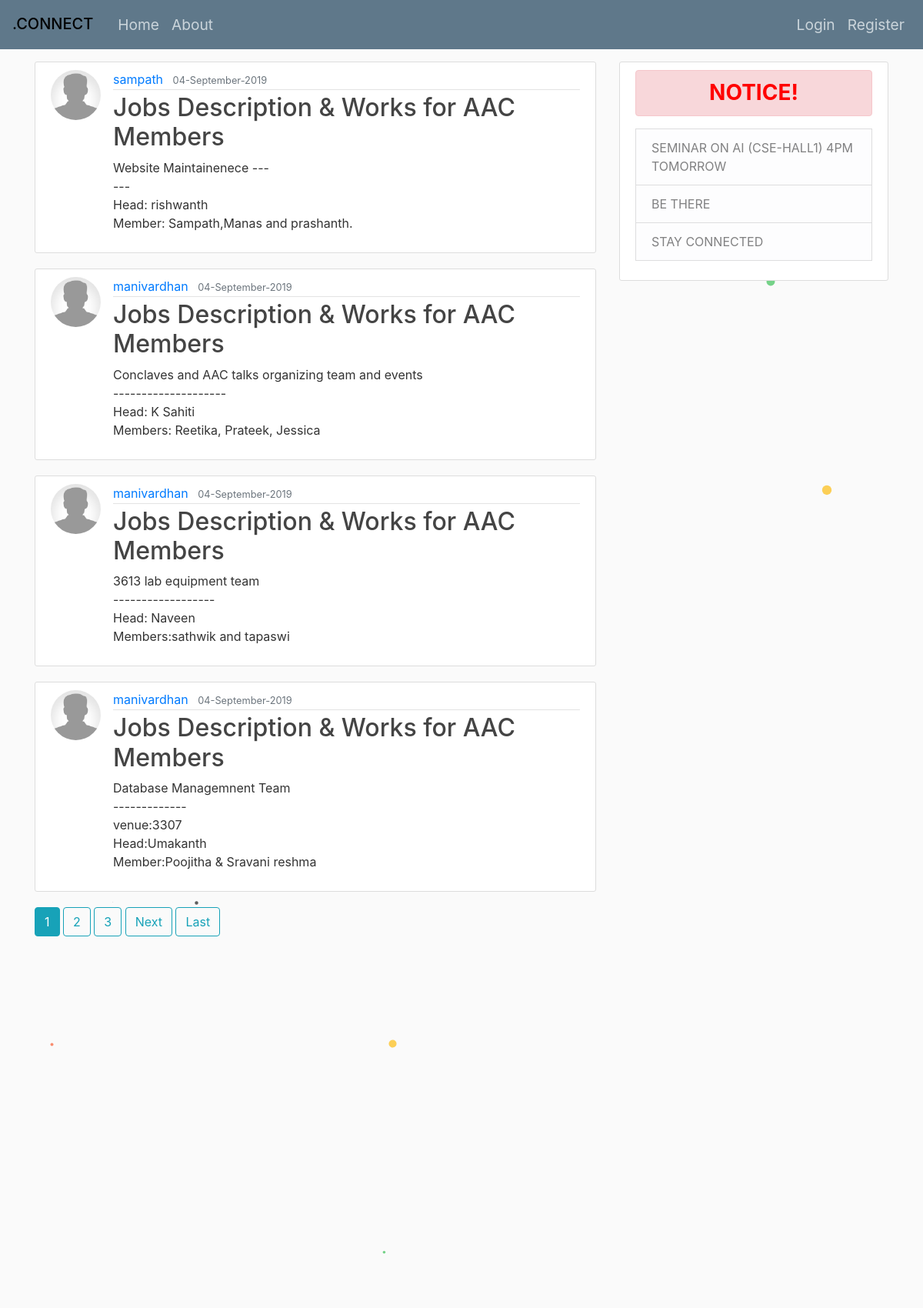
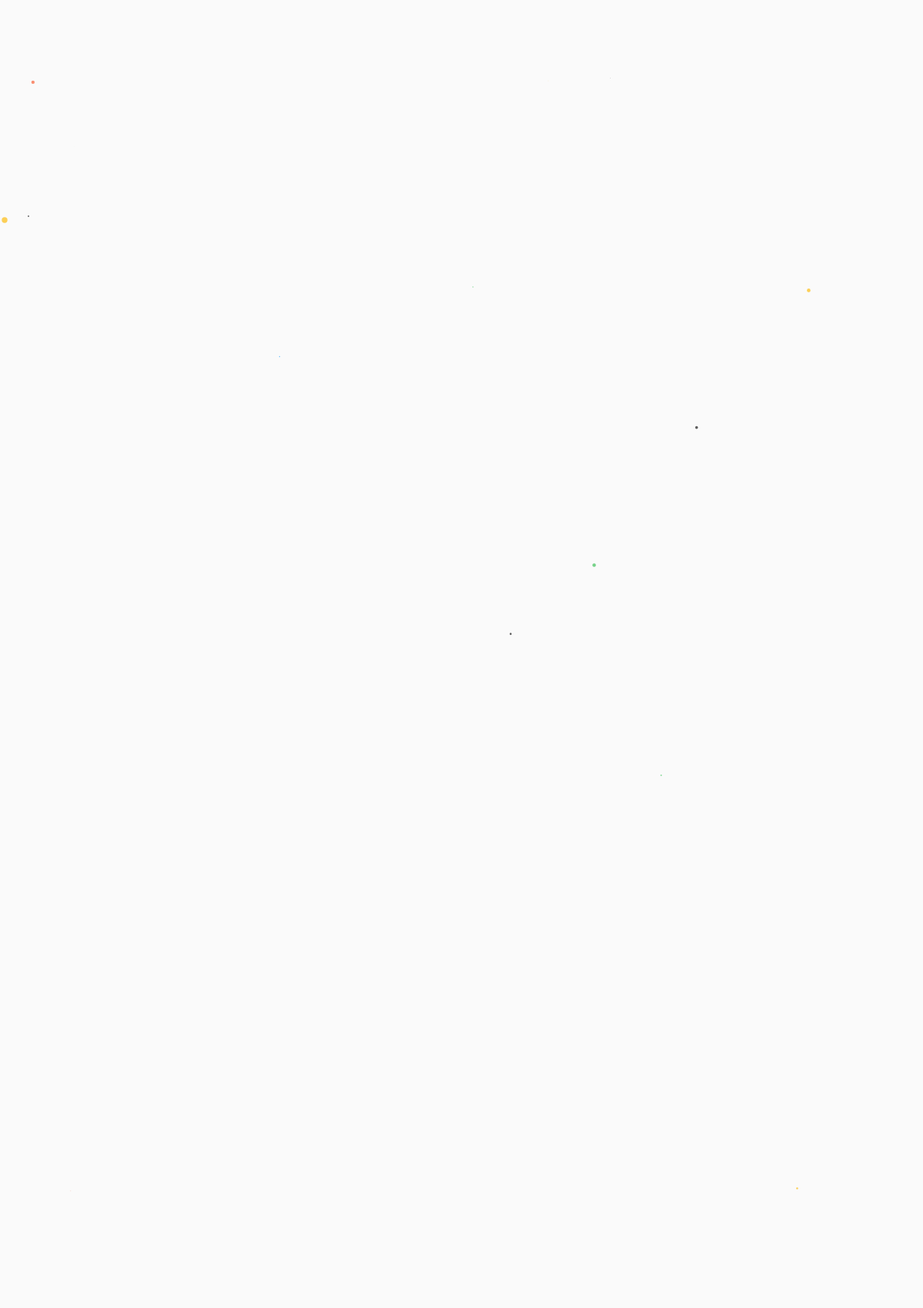
The page / (upper part) on the database its author committed (2 pictures, top to bottom).
### blog/models.py (models this page shows, shortened)
class Post(models.Model):
	title = models.CharField(max_length=100)
	content = models.TextField()
	date_posted = models.DateTimeField(default=timezone.now)
	author = models.ForeignKey(User,on_delete=models.CASCADE)

### users/models.py (models this page shows, shortened)
class Profile(models.Model):
	user = models.OneToOneField(User,on_delete=models.CASCADE)
	image = models.ImageField(default='default.jpg',upload_to='profile_pics')

### blog/views.py (the view)
# urls.py: path('', PostListView.as_view(),name='blog-home'),
class PostListView(ListView):
	model = Post
	template_name = 'blog/home.html'
	context_object_name = 'posts'
	ordering = ['-date_posted']
	paginate_by = 4

### blog/templates/blog/home.html (shortened to what this page needs)
{% extends "blog/base.html" %}
{% block content %}
	{% for post in posts %}
		<article class="media content-section">
			<img class="rounded-circle article-img" src="{{ post.author.profile.image.url }}">
			<div class="media-body">
			    <div class="article-metadata">
			      <a class="mr-2" href="{% url 'user-posts' post.author.username %}">{{ post.author }}</a>
			      <small class="text-muted">{{ post.date_posted|date:"d-F-Y"}}</small>
			    </div>
		    	<h2><a class="article-title" href="{% url 'post-detail' post.id %}">{{ post.title }}</a></h2>
		    	<p class="article-content">{{ post.content }}</p>
			</div>
		</article>
	{% endfor %}
	{% if is_paginated %}
		{% for num in page_obj.paginator.page_range %}
			{% if page_obj.number == num %}
				<a class="btn btn-info mb-4" href="?page={{ num }}">{{ num }}</a>
			{% elif num > page_obj.number|add:'-3' and num < page_obj.number|add:'3' %}
				<a class="btn btn-outline-info mb-4" href="?page={{ num }}">{{ num }}</a>
			{% endif %}
		{% endfor %}
		{% if page_obj.has_next %}
			<a class="btn btn-outline-info mb-4" href="?page={{ page_obj.next_page_number }}">Next</a>
			<a class="btn btn-outline-info mb-4" href="?page={{ page_obj.paginator.num_pages }}">Last</a>
		{% endif %}
	{% endif %}
{% endblock content %}

### blog/templates/blog/base.html (shortened to what this page needs)
{% load static %}
<!DOCTYPE html>
<html>
<head>
    <link rel="stylesheet" href="https://stackpath.bootstrapcdn.com/bootstrap/4.3.1/css/bootstrap.min.css">
    <link rel="stylesheet" type="text/css" href="{% static 'blog/main.css' %}">
</head>
<body>
	<header class="site-header">
	  <nav class="navbar navbar-expand-md bg-steel fixed-top">
	      <h2><a style="color:black" class="navbar-brand mr-4" href="{% url 'blog-home' %}">.CONNECT</a></h2>
	      <div class="collapse navbar-collapse" id="navbarToggle">
	        <div class="navbar-nav mr-auto">
	          <a class="nav-item nav-link" style="font-size: 120%" href="{% url 'blog-home' %}">Home</a>
	          <a class="nav-item nav-link" style="font-size: 120%" href="{% url 'blog-about' %}">About</a>
	        </div>
	        <div class="navbar-nav">
	        	{% if user.is_authenticated %}
	        		<a class="nav-item nav-link" style="font-size: 120%" href="{% url 'post-create' %}">New Post</a>
	          		<a class="nav-item nav-link" style="font-size: 120%" href="{% url 'profile' %}">Profile</a>
	          		<a class="nav-item nav-link" style="font-size: 120%" href="{% url 'logout' %}">Logout</a>
		        {% else %}
		          	<a class="nav-item nav-link" style="font-size: 120%" href="{% url 'login' %}"> Login</a>
		         	<a class="nav-item nav-link" style="font-size: 120%" href="{% url 'register' %}"> Register</a>
		        {% endif %}
	        </div>
	      </div>
	  </nav>
	</header>
	<main role="main" class="container">
	  <div class="row">
	    <div class="col-md-8">
	    	 {% block content %}{% endblock %}
	    </div>
	    <div class="col-md-4" style="color: #5f788a;">
	      <div class="content-section" style="color:#5f788a;">
	        <h3 class="alert alert-danger" align="CENTER" style="color:red;"><strong>NOTICE!</strong></h3>
	            <li class="list-group-item list-group-item-light">SEMINAR ON AI (CSE-HALL1) 4PM TOMORROW</li>
	            <li class="list-group-item list-group-item-light">BE THERE</li>
	            <li class="list-group-item list-group-item-light">STAY CONNECTED</li>
	      </div>
	    </div>
	  </div>
	</main>
</body>
</html>

### blog/static/blog/main.css (style rules this page uses)
body { background: #fafafa; color: #333333; margin-top: 5rem; }
h1, h2, h3, h4, h5, h6 { color: #444444; }
.bg-steel { background-color: #5f788a; }
.site-header .navbar-nav .nav-link { color: #cbd5db; }
.content-section { background: #ffffff; padding: 10px 20px; border: 1px solid #dddddd; border-radius: 3px; margin-bottom: 20px; }
.article-title { color: #444444; }
.article-content { white-space: pre-line; }
.article-img { height: 65px; width: 65px; margin-right: 16px; }
.article-metadata { padding-bottom: 1px; margin-bottom: 4px; border-bottom: 1px solid #e3e3e3 }

### rows shown on the page
Post: author.profile.image (placeholder picture), author "sampath", date_posted "04-September-2019", title "Jobs Description & Works for AAC Members", content "Website Maintainenece --- --- Head: rishwanth Member: Sampath,Manas and prashanth."
Post: author.profile.image (placeholder picture), author "manivardhan", date_posted "04-September-2019", title "Jobs Description & Works for AAC Members", content "Conclaves and AAC talks organizing team and events -------------------- Head: K Sahiti Members: Reetika, Prateek, Jessica"
Post: author.profile.image (placeholder picture), author "manivardhan", date_posted "04-September-2019", title "Jobs Description & Works for AAC Members", content "3613 lab equipment team ------------------ Head: Naveen Members:sathwik and tapaswi"
Post: author.profile.image (placeholder picture), author "manivardhan", date_posted "04-September-2019", title "Jobs Description & Works for AAC Members", content "Database Managemnent Team ------------- venue:3307 Head:Umakanth Member:Poojitha & Sravani reshma"

### other values the page prints
{{ num }} "1"
{{ num }} "2" "3"
